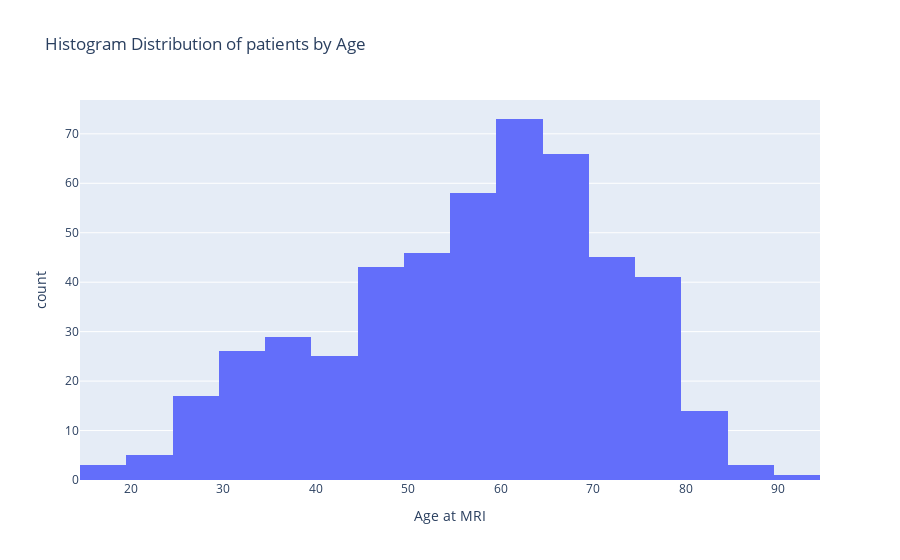

The cell this chart's notebook holds for it:
### Code cell
# Create a histogram plot using Plotly
fig = px.histogram(df_clinical, x='Age at MRI', title='Histogram Distribution of patients by Age', nbins=25)

# Display the plot
fig.show()

### Figure 1 — Plotly figure (JSON) as saved in the notebook; plotly's stock layout.template omitted (floating-point values rounded to 4 significant figures; data arrays with more than 128 entries replaced by an {"elided": "..."} marker saying what was removed)
{"data": [{"alignmentgroup": "True", "bingroup": "x", "hovertemplate": "Age at MRI=%{x}<br>count=%{y}<extra></extra>", "legendgroup": "", "marker": {"color": "#636efa", "pattern": {"shape": ""}}, "name": "", "nbinsx": 25, "offsetgroup": "", "orientation": "v", "showlegend": false, "type": "histogram", "x": {"elided": "495 int values"}, "xaxis": "x", "yaxis": "y"}], "layout": {"barmode": "relative", "legend": {"tracegroupgap": 0}, "title": {"text": "Histogram Distribution of patients by Age"}, "xaxis": {"anchor": "y", "domain": [0, 1], "title": {"text": "Age at MRI"}}, "yaxis": {"anchor": "x", "domain": [0, 1], "title": {"text": "count"}}}}
